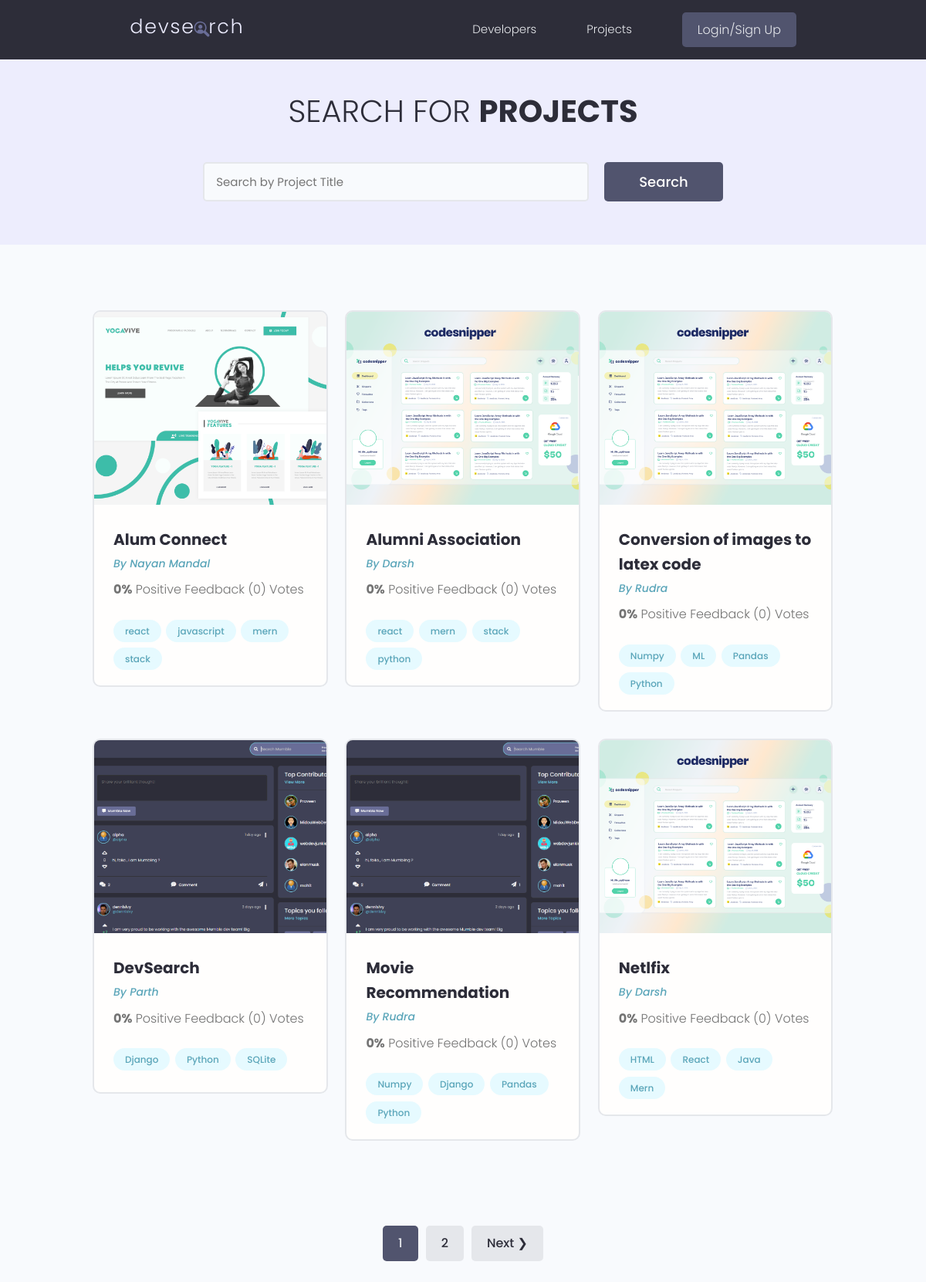
/projects/, run on the app's committed database.
### projects/models.py (models this page shows, shortened)
class Project(models.Model):
    owner = models.ForeignKey(
        Profile, null=True, blank=True, on_delete=models.CASCADE)
    title = models.CharField(max_length=200)
    description = models.TextField(null=True, blank=True)
    featured_image = models.ImageField(
        null=True, blank=True, default="default.jpg")
    demo_link = models.CharField(max_length=2000, null=True, blank=True)
    source_link = models.CharField(max_length=2000, null=True, blank=True)
    tags = models.ManyToManyField('Tag', blank=True)
    vote_total = models.IntegerField(default=0, null=True, blank=True)
    vote_ratio = models.IntegerField(default=0, null=True, blank=True)
    created = models.DateTimeField(auto_now_add=True)
    id = models.UUIDField(default=uuid.uuid4, unique=True,
                          primary_key=True, editable=False)
    class Meta:
        ordering = ['-vote_ratio', '-vote_total', 'title']
    @property
    def imageURL(self):
        try:
            url = self.featured_image.url
        except:
            url = ''
        return url

class Tag(models.Model):
    name = models.CharField(max_length=200)
    created = models.DateTimeField(auto_now_add=True)
    id = models.UUIDField(default=uuid.uuid4, unique=True,
                          primary_key=True, editable=False)
    def __str__(self):
        return self.name

### users/models.py (models this page shows, shortened)
class Profile(models.Model):
    user = models.OneToOneField(
        User, on_delete=models.CASCADE, null=True, blank=True)
    name = models.CharField(max_length=200, blank=True, null=True)
    email = models.EmailField(max_length=500, blank=True, null=True)
    username = models.CharField(max_length=200, blank=True, null=True)
    location = models.CharField(max_length=200, blank=True, null=True, default="Earth")
    short_intro = models.CharField(max_length=200, blank=True, null=True, default="This is a default bio. User has not added a bio yet.")
    bio = models.TextField(blank=True, null=True)
    profile_image = models.ImageField(
        null=True, blank=True, upload_to='profiles/', default="profiles/user-default.png")
    social_github = models.CharField(max_length=200, blank=True, null=True)
    social_twitter = models.CharField(max_length=200, blank=True, null=True)
    social_linkedin = models.CharField(max_length=200, blank=True, null=True)
    social_youtube = models.CharField(max_length=200, blank=True, null=True)
    social_website = models.CharField(max_length=200, blank=True, null=True)
    created = models.DateTimeField(auto_now_add=True)
    id = models.UUIDField(default=uuid.uuid4, unique=True,
                          primary_key=True, editable=False)
    class Meta:
        ordering = ['created']

### projects/views.py (the view)
# urls.py: path('projects/', views.getProjects),
def projects(request):
    projects, search_query = searchProjects(request)
    custom_range, projects = paginateProjects(request, projects, 6)
    context = {'projects': projects,
               'search_query': search_query, 'custom_range': custom_range}
    return render(request, 'projects/projects.html', context)

### projects/utils.py (called while the page is built)
def paginateProjects(request, projects, results):
    page = request.GET.get('page')
    paginator = Paginator(projects, results)
    try:
        projects = paginator.page(page)
    except PageNotAnInteger:
        page = 1
        projects = paginator.page(page)
    except EmptyPage:
        page = paginator.num_pages
        projects = paginator.page(page)
    leftIndex = (int(page) - 4)
    if leftIndex < 1:
        leftIndex = 1
    rightIndex = (int(page) + 5)
    if rightIndex > paginator.num_pages:
        rightIndex = paginator.num_pages + 1
    custom_range = range(leftIndex, rightIndex)
    return custom_range, projects

def searchProjects(request):
    search_query = ''
    if request.GET.get('search_query'):
        search_query = request.GET.get('search_query')
    tags = Tag.objects.filter(name__icontains=search_query)
    projects = Project.objects.distinct().filter(
        Q(title__icontains=search_query) |
        Q(description__icontains=search_query) |
        Q(owner__name__icontains=search_query) |
        Q(tags__in=tags)
    )
    return projects, search_query

### projects/templates/projects/projects.html (shortened to what this page needs)
{% extends 'main.html' %}
{% block content %}
<main class="projects">
    <section class="hero-section text-center">
        <div class="container container--narrow">
            <div class="hero-section__box">
                <h2>Search for <span>Projects</span></h2>
            </div>
            <div class="hero-section__search">
                <form id='searchForm' class="form" action="{% url 'projects' %}" method="get">
                    <div class="form__field">
                        <input class="input input--text" id="formInput#search" type="text" name="search_query"
                            placeholder="Search by Project Title" value="{{search_query}}" />
                    </div>
                    <input class="btn btn--sub btn--lg" type="submit" value="Search" />
                </form>
            </div>
        </div>
    </section>
    <section class="projectsList">
        <div class="container">
            <div class="grid grid--three">
                {% for project in projects %}
                <div class="column">
                    <div class="card project">
                        <a href="{% url 'project' project.id %}" class="project">
                            <img class="project__thumbnail" src="{{project.imageURL}}" alt="project thumbnail" />
                            <div class="card__body">
                                <h3 class="project__title">{{project.title}}</h3>
                                <p><a class="project__author" href="{% url 'user-profile' project.owner.id %}">By
                                        {{project.owner.name}}</a>
                                </p>
                                <p class="project--rating">
                                    <span style="font-weight: bold;">{{project.vote_ratio}}%</span> Positive
                                    Feedback ({{project.vote_total}}) Vote{{project.vote_total|pluralize:"s"}}
                                </p>
                                <div class="project__tags">
                                    {% for tag in project.tags.all %}
                                    <span class="tag tag--pill tag--main">
                                        <small>{{tag}}</small>
                                    </span>
                                    {% endfor %}
                                </div>
                            </div>
                        </a>
                    </div>
                </div>
                {% endfor %}
            </div>
        </div>
    </section>
    {% include 'pagination.html' with queryset=projects custom_range=custom_range %}
</main>
{% endblock %}

### templates/main.html (shortened to what this page needs)
<!DOCTYPE html>
{% load static %}
<html>
<head>
    <link rel="stylesheet" href="https://cdn.iconmonstr.com/1.3.0/css/iconmonstr-iconic-font.min.css" />
    <link rel="stylesheet" href="{% static 'uikit/styles/uikit.css' %}" />
    <link rel="stylesheet" href="{% static 'styles/app.css' %}" />
</head>
<body>
    {% include 'navbar.html' %}
    {% block content %}
    {% endblock content %}
</body>
</html>

### templates/navbar.html (shortened to what this page needs)
{% load static %}
<header class="header">
    <div class="container container--narrow">
        <a href="{% url 'profiles' %}" class="header__logo">
            <img src="{% static 'images/logo.svg' %} " alt="DevSearch Logo" />
        </a>
        <nav class="header__nav">
            <ul class="header__menu">
                <li class="header__menuItem"><a href="{% url 'profiles' %}">Developers</a></li>
                <li class="header__menuItem"><a href="{% url 'projects' %}">Projects</a></li>
                {% if request.user.is_authenticated %}
                <li class="header__menuItem"><a href="{% url 'inbox' %}">Inbox</a></li>
                <li class="header__menuItem"><a href="{% url 'account' %}">Account</a></li>
                <li class="header__menuItem"><a href="{% url 'logout' %}" class="btn btn--sub">Logout</a></li>
                {% else %}
                <li class="header__menuItem"><a href="{% url 'login' %}" class="btn btn--sub">Login/Sign Up</a></li>
                {% endif %}
            </ul>
        </nav>
    </div>
</header>

### templates/pagination.html (shortened to what this page needs)
{% if queryset.has_other_pages %}
<div class="pagination">
    <ul class="container">
        {% for page in custom_range %}
        {% if page == queryset.number%}
        <li><a href="?page={{page}}" class="btn page-link btn--sub" data-page="{{page}}">{{page}}</a></li>
        {% else %}
        <li><a href="?page={{page}}" class="btn page-link" data-page="{{page}}">{{page}}</a></li>
        {% endif %}
        {% endfor %}
        {% if queryset.has_next %}
        <li><a href="?page={{queryset.next_page_number}}" class="btn page-link"
                data-page="{{queryset.next_page_number}}">Next &#10095;</a></li>
        {% endif %}
    </ul>
</div>
{% endif %}

### static/styles/app.css (style rules this page uses)
:root { --color-sub: #2d2d39; }
.btn--sub { background-color: var(--color-sub-light); }
.card { border: 2px solid var(--color-light); }
img { width: 100%; }
.header { position: sticky; z-index: 111; background-color: var(--color-sub); padding: 1.5rem 0; }
.header > .container { display: flex; justify-content: space-between; align-items: center; }
.header__logo > img { height: 3.8rem; }
.header__nav > ul { display: inline-flex; align-items: center; list-style: none; gap: 6.5rem; }
.header__menuItem > a { color: var(--color-light); font-weight: 300; }
.hero-section { height: 40vh; display: flex; align-items: center; background-color: var(--color-sub); }
.hero-section__box { margin-bottom: 4rem; }
.hero-section__box > h2, .hero-section__box > h2 > span { font-size: 4rem; color: var(--color-light); line-height: 1.3; text-transform: uppercase; }
.hero-section__box > h2 { font-weight: 300; }
.hero-section__box > h2 > span { font-weight: 700; }
.hero-section__search > .form { display: flex; align-items: center; justify-content: center; gap: 2rem; }
.hero-section__search > .form input.input--text { width: 50rem; }
.pagination { margin-top: 8rem; margin-bottom: 10rem; }
.pagination > ul { flex-wrap: wrap; list-style: none; display: flex; align-items: center; justify-content: center; gap: 1rem; }
.pagination .btn { color: var(--color-sub); }
.pagination .btn.btn--sub { color: var(--color-light); }
.project__author { font-size: 1.4rem; font-style: italic; }
.project--rating { margin-bottom: 1.6em; margin-top: .5em; }
.projects > .hero-section { background: var(--color-sub-lighter); height: 30vh; }
.projects .hero-section__box { margin-bottom: 2.5rem; }
.projects .hero-section__box > h2 { color: var(--color-sub); }
.projects .hero-section__box > h2 > span { font-weight: 700; color: var(--color-sub); }
.projectsList { margin-top: 8rem; }
.project__thumbnail { height: 25rem; object-fit: cover; object-position: top center; }
.project__title { font-size: 2rem; font-weight: 700; color: var(--color-sub); }

### static/uikit/styles/modules/_variables.css (style rules this page uses)
:root { --color-main: #5aa5b9; --color-main-light: #e6faff; --color-sub: #3f4156; --color-sub-light: #51546e; --color-sub-lighter: #ededfd; --color-text: #737373; --color-gray: #8b8b8b; --color-light: #e5e7eb; --color-light-gray: #767676; --color-bg: #f8fafd; --color-white: #fffefd; --color-white-light: #f3f3f3; --color-success: #359e64; --color-success-bg: #def8e8; --color-error: #fc4b0b; --color-error-bg: #fff2ee; --font-base: 'Poppins', arial, helvetica, 'Segoe UI', roboto, ubuntu, sans-serif; --font-monospace: 'Fira Code', 'Courier New', courier, monospace; --font-regular: 300; --font-medium: 500; --font-bold: 700; --generic-shadow: 1px 1px 5px #00000010; --generic-transition: all 0.3s ease-in-out; }

### static/uikit/styles/modules/_base.css (style rules this page uses)
* { margin: 0; padding: 0; box-sizing: border-box; text-rendering: optimizeLegibility; color: inherit; font-size: inherit; }
html { font-size: 50%; }
@media only screen and (min-width: 480px) { html { font-size: 56.25%; } }
@media only screen and (min-width: 1200px) { html { font-size: 62.5%; } }
body { line-height: 1.6; font-weight: 400; font-size: 1.5rem; color: var(--color-text); background-color: var(--color-bg); min-height: 100vh; }

### static/uikit/styles/modules/_typography.css (style rules this page uses)
* { font-family: var(--font-base); }
h2 { font-size: 3.6rem; font-weight: var(--font-bold); }
h3 { font-size: 3.2rem; font-weight: var(--font-medium); }
p, span, strong { font-size: 1.6rem; color: var(--color-text); font-weight: var(--font-regular); }
a { padding-bottom: 2px; text-decoration: none; display: inline-block; color: var(--color-main); font-weight: var(--font-medium); }

### static/uikit/styles/modules/_utilities.css (style rules this page uses)
.container { width: 92%; max-width: 165rem; margin: 0 auto; box-sizing: border-box; }
.container--narrow { width: 92%; max-width: 120rem; }
@media screen and (min-width: 1000px) { .container { width: 90%; } }
@media screen and (min-width: 1000px) { .container--narrow { width: 85%; } }
@media screen and (min-width: 1200px) { .container { width: 80%; } }
@media screen and (min-width: 1200px) { .container--narrow { width: 72%; } }
.text-center { text-align: center; }

### static/uikit/styles/modules/_card.css (style rules this page uses)
.card { border-radius: 1rem; background-color: var(--color-white); border: 1.5px solid var(--color-light); width: auto; height: auto; margin-top: 0.5rem; margin-bottom: 0.5rem; overflow: hidden; }
.card__body, .card__header { padding: 2rem 2.5rem; }

### data on the page
Project: imageURL (picture), title "Alum Connect", owner.name "Nayan Mandal", vote_ratio "0", vote_total "0"
Tag: name "react"
Tag: name "javascript"
Tag: name "mern"
Tag: name "stack"
Project: imageURL (picture), title "Alumni Association", owner.name "Darsh", vote_ratio "0", vote_total "0"
Tag: name "python"
Project: imageURL (picture), title "Conversion of images to latex code", owner.name "Rudra", vote_ratio "0", vote_total "0"
Tag: name "Numpy"
Tag: name "ML"
Tag: name "Pandas"
Tag: name "Python"
Project: imageURL (picture), title "DevSearch", owner.name "Parth", vote_ratio "0", vote_total "0"
Tag: name "Django"
Tag: name "SQLite"
Project: imageURL (picture), title "Movie Recommendation", owner.name "Rudra", vote_ratio "0", vote_total "0"
Project: imageURL (picture), title "Netlfix", owner.name "Darsh", vote_ratio "0", vote_total "0"
Tag: name "HTML"
Tag: name "React"
Tag: name "Java"
Tag: name "Mern"

### other printed values
{{ page }} "1"
{{ page }} "2"
